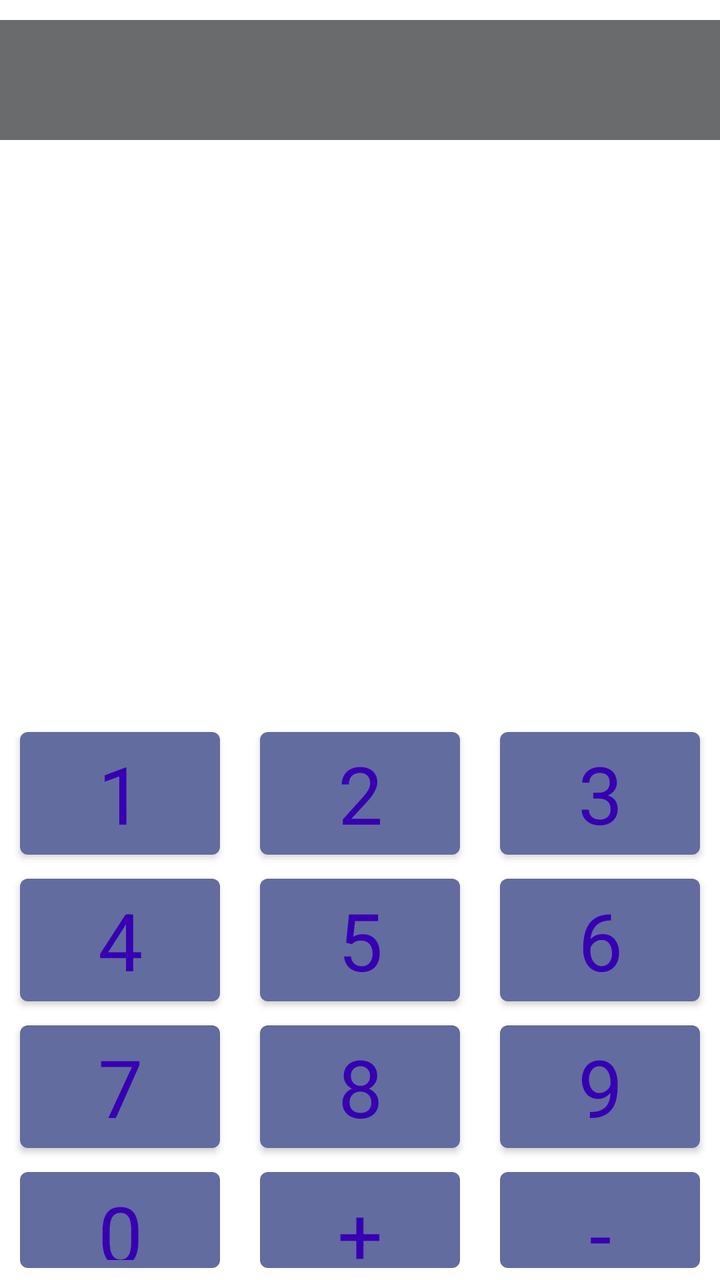
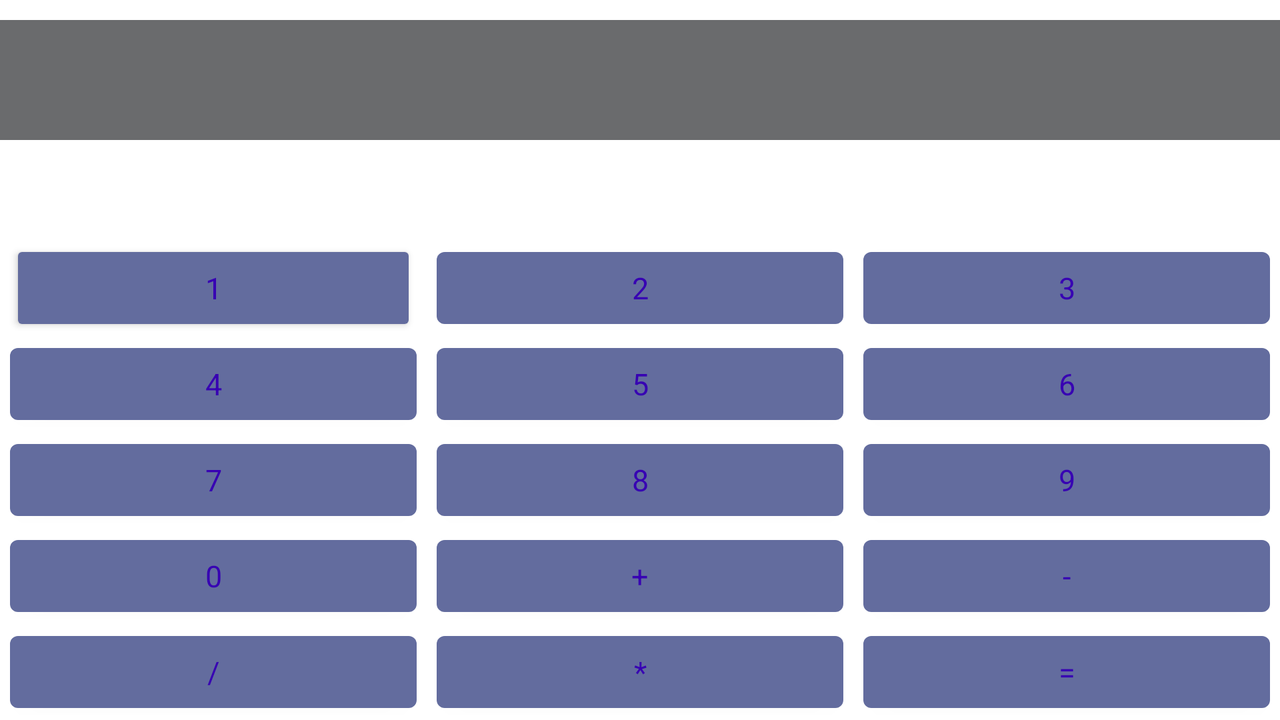

First picture: res/layout/ on a phone held upright. Second picture: the repository's own variant of that layout, on a device whose configuration matches the variant's folder. Source for both follows.
<!-- AndroidManifest.xml: application theme Theme.Calculator -->
<!-- res/layout/calc_layout.xml -->
<?xml version="1.0" encoding="utf-8"?>
<RelativeLayout xmlns:android="http://schemas.android.com/apk/res/android"
    xmlns:app="http://schemas.android.com/apk/res-auto"
    xmlns:tools="http://schemas.android.com/tools"
    android:layout_width="match_parent"
    android:layout_height="match_parent"
    android:clipToPadding="true"
    android:foregroundGravity="bottom"
    android:gravity="center|center_horizontal">

    <ImageView
        android:layout_width="match_parent"
        android:layout_height="match_parent"
        android:scaleType="centerCrop"
        android:src="@drawable/geometry" />

    <TextView
        android:id="@+id/resultText"
        android:layout_width="match_parent"
        android:layout_height="wrap_content"
        android:layout_marginTop="@dimen/ButtonMarginTop_10"
        android:background="@color/color_result_text"
        android:textAlignment="viewStart"
        android:textColor="@color/white"
        android:textSize="@dimen/TextResultSize"
        android:textStyle="bold" />

    <Space
        android:id="@+id/space_top"
        android:layout_width="match_parent"
        android:layout_height="@dimen/space_layout_height" />

    <LinearLayout
        android:id="@+id/row1"
        style="@style/Theme.Calculator.LinearLayout"
        android:layout_below="@+id/space_top"
        android:orientation="horizontal">

        <com.google.android.material.button.MaterialButton
            android:id="@+id/button1"
            style="@style/Theme.Calculator.GeekBrains"
            android:text="@string/_1" />

        <com.google.android.material.button.MaterialButton
            android:id="@+id/button2"
            style="@style/Theme.Calculator.GeekBrains"
            android:text="@string/_2" />

        <com.google.android.material.button.MaterialButton
            android:id="@+id/button3"
            style="@style/Theme.Calculator.GeekBrains"
            android:text="@string/_3"
         />
    </LinearLayout>

    <LinearLayout
        android:id="@+id/row2"
        style="@style/Theme.Calculator.LinearLayout"
        android:layout_below="@id/row1"
        android:orientation="horizontal">

        <com.google.android.material.button.MaterialButton
            android:id="@+id/button4"
            style="@style/Theme.Calculator.GeekBrains"
            android:text="@string/_4"
          />

        <com.google.android.material.button.MaterialButton
            android:id="@+id/button5"
            style="@style/Theme.Calculator.GeekBrains"
            android:text="@string/_5"
           />

        <com.google.android.material.button.MaterialButton
            android:id="@+id/button6"
            style="@style/Theme.Calculator.GeekBrains"
            android:text="@string/_6"
            />
    </LinearLayout>

    <LinearLayout
        android:id="@+id/row3"
        style="@style/Theme.Calculator.LinearLayout"
        android:layout_below="@id/row2"
        android:orientation="horizontal">

        <com.google.android.material.button.MaterialButton
            android:id="@+id/button7"
            style="@style/Theme.Calculator.GeekBrains"
            android:text="@string/_7" />

        <com.google.android.material.button.MaterialButton
            android:id="@+id/button8"
            style="@style/Theme.Calculator.GeekBrains"
            android:text="@string/_8" />

        <com.google.android.material.button.MaterialButton
            android:id="@+id/button9"
            style="@style/Theme.Calculator.GeekBrains"
            android:text="@string/_9" />
    </LinearLayout>

    <LinearLayout
        android:id="@+id/row4"
        style="@style/Theme.Calculator.LinearLayout"
        android:layout_below="@id/row3"
        android:orientation="horizontal">

        <com.google.android.material.button.MaterialButton
            android:id="@+id/button0"
            style="@style/Theme.Calculator.GeekBrains"
            android:text="@string/_0" />

        <com.google.android.material.button.MaterialButton
            android:id="@+id/buttonPlus"
            style="@style/Theme.Calculator.GeekBrains"
            android:text="@string/_plus" />

        <com.google.android.material.button.MaterialButton
            android:id="@+id/buttonMinus"
            style="@style/Theme.Calculator.GeekBrains"
            android:text="@string/_minus" />


    </LinearLayout>

    <LinearLayout
        android:id="@+id/row5"
        style="@style/Theme.Calculator.LinearLayout"
        android:layout_below="@id/row4"
        android:orientation="horizontal">

        <com.google.android.material.button.MaterialButton
            android:id="@+id/buttonDev"
            style="@style/Theme.Calculator.GeekBrains"
            android:text="@string/_dev"
            />

        <com.google.android.material.button.MaterialButton
            android:id="@+id/buttonMult"
            style="@style/Theme.Calculator.GeekBrains"
            android:text="@string/_mult"
          />

        <com.google.android.material.button.MaterialButton
            android:id="@+id/buttonEquals"
            style="@style/Theme.Calculator.GeekBrains"
            android:text="@string/_equls"
            />



</LinearLayout>

</RelativeLayout>
<!-- resources referenced by this layout -->
<resources>
  <color name="color_result_text">#6a6b6d</color>
  <color name="white">#FFFFFFFF</color>
  <dimen name="ButtonMarginTop_10">10sp</dimen>
  <dimen name="TextResultSize">45sp</dimen>
  <dimen name="space_layout_height">360sp</dimen>
  <string name="_0">0</string>
  <string name="_1">1</string>
  <string name="_2">2</string>
  <string name="_3">3</string>
  <string name="_4">4</string>
  <string name="_5">5</string>
  <string name="_6">6</string>
  <string name="_7">7</string>
  <string name="_8">8</string>
  <string name="_9">9</string>
  <string name="_dev">/</string>
  <string name="_equls">=</string>
  <string name="_minus">-</string>
  <string name="_mult">*</string>
  <string name="_plus">+</string>
  <style name="Theme.Calculator.GeekBrains">
          <item name="android:layout_width">@dimen/layout_width_0</item>
          <item name="android:layout_height">wrap_content</item>
          <item name="android:layout_marginLeft">@dimen/ButtonDefaultMargin</item>
          <item name="android:layout_marginRight">@dimen/ButtonDefaultMargin</item>
          <item name="android:layout_weight">@dimen/weight_1</item>
          <item name="android:clickable">true</item>
          <item name="android:focusable">true</item>
          <item name="android:textSize">@dimen/ButtonSize</item>
          <item name="android:typeface">sans</item>
          <item name="rippleColor">@color/purple_700</item>
  
      </style>
  <style name="Theme.Calculator.LinearLayout">
          <item name="android:layout_width">match_parent</item>
          <item name="android:layout_height">wrap_content</item>
      </style>
  <style name="Theme.Calculator" parent="Theme.MaterialComponents.DayNight.DarkActionBar">
          
          <item name="colorPrimary">@color/color_primary</item>
          <item name="colorPrimaryVariant">@color/purple_700</item>
          <item name="colorOnPrimary">@color/purple_700</item>
          
          <item name="colorSecondary">@color/teal_200</item>
          <item name="colorSecondaryVariant">@color/teal_700</item>
          <item name="colorOnSecondary">@color/black</item>
          
          <item name="android:statusBarColor" tools:targetApi="l">?attr/colorPrimaryVariant</item>
          
          <item name="windowNoTitle">true</item>
      </style>
  <dimen name="layout_width_0">0dp</dimen>
  <dimen name="ButtonDefaultMargin">10sp</dimen>
  <dimen name="weight_1">1</dimen>
  <dimen name="ButtonSize">40sp</dimen>
  <color name="purple_700">#FF3700B3</color>
  <color name="color_primary">#636C9E</color>
  <color name="teal_200">#FF03DAC5</color>
  <color name="teal_700">#FF018786</color>
  <color name="black">#FF000000</color>
</resources>
<!-- res/layout-land/calc_layout.xml (the repository's variant of the layout above) -->
<!-- drawn on the phone turned sideways -->
<?xml version="1.0" encoding="utf-8"?>
<RelativeLayout xmlns:android="http://schemas.android.com/apk/res/android"
    xmlns:app="http://schemas.android.com/apk/res-auto"
    android:layout_width="match_parent"
    android:layout_height="match_parent"
    android:clipToPadding="true"
    android:foregroundGravity="bottom"
    android:gravity="center|center_horizontal">

    <ImageView
        android:layout_width="match_parent"
        android:layout_height="match_parent"
        android:scaleType="centerCrop"
        android:src="@drawable/geometry" />

    <TextView
        android:id="@+id/resultText"
        style="@style/Theme.Calculator.LinearLayout"
        android:layout_marginTop="@dimen/ButtonMarginTop_10"
        android:background="@color/color_result_text"
        android:textAlignment="viewStart"
        android:textColor="@color/white"
        android:textSize="@dimen/TextResultSize"
        android:textStyle="bold" />

    <Space
        android:id="@+id/space_top"
        android:layout_width="match_parent"
        android:layout_height="@dimen/land_space_layout" />

    <LinearLayout
        android:id="@+id/row1"
        style="@style/Theme.Calculator.LinearLayout"
        android:layout_below="@+id/space_top"
        android:orientation="horizontal">

        <Button
            android:id="@+id/button1"
            style="@style/Widget.AppCompat.Button.Small"
            android:layout_width="@dimen/layout_width_0"
            android:layout_height="wrap_content"
            android:layout_marginStart="@dimen/ButtonDefaultMarginLand"
            android:layout_weight="@dimen/weight_1"
            android:text="@string/_1"
            android:textSize="@dimen/ButtonSizeLand"
            android:typeface="sans"
            app:rippleColor="@color/purple_700"
            />

        <Button
            android:id="@+id/button2"
            android:layout_width="@dimen/layout_width_0"
            android:layout_height="wrap_content"
            android:layout_marginLeft="@dimen/ButtonDefaultMargin"
            android:layout_marginRight="@dimen/ButtonDefaultMargin"
            android:layout_weight="@dimen/weight_1"
            android:text="@string/_2"
            android:textSize="@dimen/ButtonSizeLand"
            android:typeface="sans"
            app:rippleColor="@color/purple_700"
            />

        <Button
            android:id="@+id/button3"
            android:layout_width="@dimen/layout_width_0"
            android:layout_height="wrap_content"
            android:layout_marginEnd="@dimen/ButtonDefaultMarginLand"
            android:layout_weight="@dimen/weight_1"
            android:text="@string/_3"
            android:textSize="@dimen/ButtonSizeLand"
            app:rippleColor="@color/purple_700"
            android:typeface="sans" />
    </LinearLayout>

    <LinearLayout
        android:id="@+id/row2"
        style="@style/Theme.Calculator.LinearLayout"
        android:layout_below="@id/row1"
        android:orientation="horizontal">

        <Button
            android:id="@+id/button4"
            android:layout_width="@dimen/layout_width_0"
            android:layout_height="wrap_content"
            android:layout_marginStart="@dimen/ButtonDefaultMarginLand"
            android:layout_weight="@dimen/weight_1"
            android:text="@string/_4"
            android:textSize="@dimen/ButtonSizeLand"
            app:rippleColor="@color/purple_700"
            android:typeface="sans" />

        <Button
            android:id="@+id/button5"
            android:layout_width="@dimen/layout_width_0"
            android:layout_height="wrap_content"
            android:layout_marginLeft="@dimen/ButtonDefaultMargin"
            android:layout_marginRight="@dimen/ButtonDefaultMargin"
            android:layout_weight="@dimen/weight_1"
            android:text="@string/_5"
            android:textSize="@dimen/ButtonSizeLand"
            app:rippleColor="@color/purple_700"
            android:typeface="sans" />

        <Button
            android:id="@+id/button6"
            android:layout_width="@dimen/layout_width_0"
            android:layout_height="wrap_content"
            android:layout_marginEnd="@dimen/ButtonDefaultMarginLand"
            android:layout_weight="@dimen/weight_1"
            android:text="@string/_6"
            android:textSize="@dimen/ButtonSizeLand"
            app:rippleColor="@color/purple_700"
            android:typeface="sans" />
    </LinearLayout>

    <LinearLayout
        android:id="@+id/row3"
        style="@style/Theme.Calculator.LinearLayout"
        android:layout_below="@id/row2"
        android:orientation="horizontal">

        <Button
            android:id="@+id/button7"
            android:layout_width="@dimen/layout_width_0"
            android:layout_height="wrap_content"
            android:layout_marginStart="@dimen/ButtonDefaultMarginLand"
            android:layout_weight="@dimen/weight_1"
            android:text="@string/_7"
            android:textSize="@dimen/ButtonSizeLand"
            app:rippleColor="@color/purple_700"
            android:typeface="sans" />

        <Button
            android:id="@+id/button8"
            android:layout_width="@dimen/layout_width_0"
            android:layout_height="wrap_content"
            android:layout_marginLeft="@dimen/ButtonDefaultMargin"
            android:layout_marginRight="@dimen/ButtonDefaultMargin"
            android:layout_weight="@dimen/weight_1"
            android:text="@string/_8"
            android:textSize="@dimen/ButtonSizeLand"
            app:rippleColor="@color/purple_700"
            android:typeface="sans" />

        <Button
            android:id="@+id/button9"
            android:layout_width="@dimen/layout_width_0"
            android:layout_height="wrap_content"
            android:layout_marginEnd="@dimen/ButtonDefaultMarginLand"
            android:layout_weight="@dimen/weight_1"
            android:text="@string/_9"
            android:textSize="@dimen/ButtonSizeLand"
            app:rippleColor="@color/purple_700"
            android:typeface="sans" />
    </LinearLayout>

    <LinearLayout
        android:id="@+id/row4"
        style="@style/Theme.Calculator.LinearLayout"
        android:layout_below="@id/row3"
        android:orientation="horizontal">

        <Button
            android:id="@+id/button0"
            android:layout_width="@dimen/layout_width_0"
            android:layout_height="match_parent"
            android:layout_marginStart="@dimen/ButtonDefaultMarginLand"
            android:layout_marginEnd="@dimen/ButtonDefaultMarginLand"
            android:layout_weight="@dimen/weight_1"
            android:text="@string/_0"
            android:textSize="@dimen/ButtonSizeLand"
            app:rippleColor="@color/purple_700"
            android:typeface="sans" />

        <Button
            android:id="@+id/buttonPlus"
            android:layout_width="@dimen/layout_width_0"
            android:layout_height="match_parent"
            android:layout_marginStart="@dimen/ButtonDefaultMarginLand"
            android:layout_marginEnd="@dimen/ButtonDefaultMarginLand"
            android:layout_weight="@dimen/weight_1"
            android:text="@string/_plus"
            android:textSize="@dimen/ButtonSizeLand"
            app:rippleColor="@color/purple_700"
            android:typeface="sans" />

        <Button
            android:id="@+id/buttonMinus"
            android:layout_width="@dimen/layout_width_0"
            android:layout_height="match_parent"
            android:layout_marginStart="@dimen/ButtonDefaultMarginLand"
            android:layout_marginEnd="@dimen/ButtonDefaultMarginLand"
            android:layout_weight="@dimen/weight_1"
            android:text="@string/_minus"
            android:textSize="@dimen/ButtonSizeLand"
            app:rippleColor="@color/purple_700"
            android:typeface="sans" />



    </LinearLayout>

    <LinearLayout
        android:id="@+id/row5"
        style="@style/Theme.Calculator.LinearLayout"
        android:layout_below="@id/row4"
        android:orientation="horizontal">

        <Button
            android:id="@+id/buttonDev"
            android:layout_width="@dimen/layout_width_0"
            android:layout_height="match_parent"
            android:layout_marginStart="@dimen/ButtonDefaultMarginLand"
            android:layout_marginEnd="@dimen/ButtonDefaultMarginLand"
            android:layout_weight="@dimen/weight_1"
            android:text="@string/_dev"
            android:textSize="@dimen/ButtonSizeLand"
            app:rippleColor="@color/purple_700"
            android:typeface="sans" />

        <Button
            android:id="@+id/buttonMult"
            android:layout_width="@dimen/layout_width_0"
            android:layout_height="match_parent"
            android:layout_marginStart="@dimen/ButtonDefaultMarginLand"
            android:layout_marginEnd="@dimen/ButtonDefaultMarginLand"
            android:layout_weight="@dimen/weight_1"
            android:text="@string/_mult"
            android:textSize="@dimen/ButtonSizeLand"
            app:rippleColor="@color/purple_700"
            android:typeface="sans" />

        <Button
            android:id="@+id/buttonEquals"
            android:layout_width="@dimen/layout_width_0"
            android:layout_height="match_parent"
            android:layout_marginStart="@dimen/ButtonDefaultMarginLand"
            android:layout_marginEnd="@dimen/ButtonDefaultMarginLand"
            android:layout_weight="@dimen/weight_1"
            android:text="@string/_equls"
            android:textSize="@dimen/ButtonSizeLand"
            app:rippleColor="@color/purple_700"
            android:typeface="sans" />



</LinearLayout>

</RelativeLayout>
<!-- resources referenced by the variant -->
<!-- as the phone turned sideways resolves them -->
<resources>
  <color name="color_result_text">#6a6b6d</color>
  <color name="purple_700">#FF3700B3</color>
  <color name="white">#FFFFFFFF</color>
  <dimen name="ButtonDefaultMargin">10sp</dimen>
  <dimen name="ButtonDefaultMarginLand">5sp</dimen>
  <dimen name="ButtonMarginTop_10">10sp</dimen>
  <dimen name="ButtonSizeLand">15sp</dimen>
  <dimen name="TextResultSize">45sp</dimen>
  <dimen name="land_space_layout">120sp</dimen>
  <dimen name="layout_width_0">0dp</dimen>
  <dimen name="weight_1">1</dimen>
  <string name="_0">0</string>
  <string name="_1">1</string>
  <string name="_2">2</string>
  <string name="_3">3</string>
  <string name="_4">4</string>
  <string name="_5">5</string>
  <string name="_6">6</string>
  <string name="_7">7</string>
  <string name="_8">8</string>
  <string name="_9">9</string>
  <string name="_dev">/</string>
  <string name="_equls">=</string>
  <string name="_minus">-</string>
  <string name="_mult">*</string>
  <string name="_plus">+</string>
  <style name="Theme.Calculator.LinearLayout">
          <item name="android:layout_width">match_parent</item>
          <item name="android:layout_height">wrap_content</item>
      </style>
  <style name="Theme.Calculator" parent="Theme.MaterialComponents.DayNight.DarkActionBar">
          
          <item name="colorPrimary">@color/color_primary</item>
          <item name="colorPrimaryVariant">@color/purple_700</item>
          <item name="colorOnPrimary">@color/purple_700</item>
          
          <item name="colorSecondary">@color/teal_200</item>
          <item name="colorSecondaryVariant">@color/teal_700</item>
          <item name="colorOnSecondary">@color/black</item>
          
          <item name="android:statusBarColor" tools:targetApi="l">?attr/colorPrimaryVariant</item>
          
          <item name="windowNoTitle">true</item>
      </style>
  <color name="color_primary">#636C9E</color>
  <color name="teal_200">#FF03DAC5</color>
  <color name="teal_700">#FF018786</color>
  <color name="black">#FF000000</color>
</resources>
